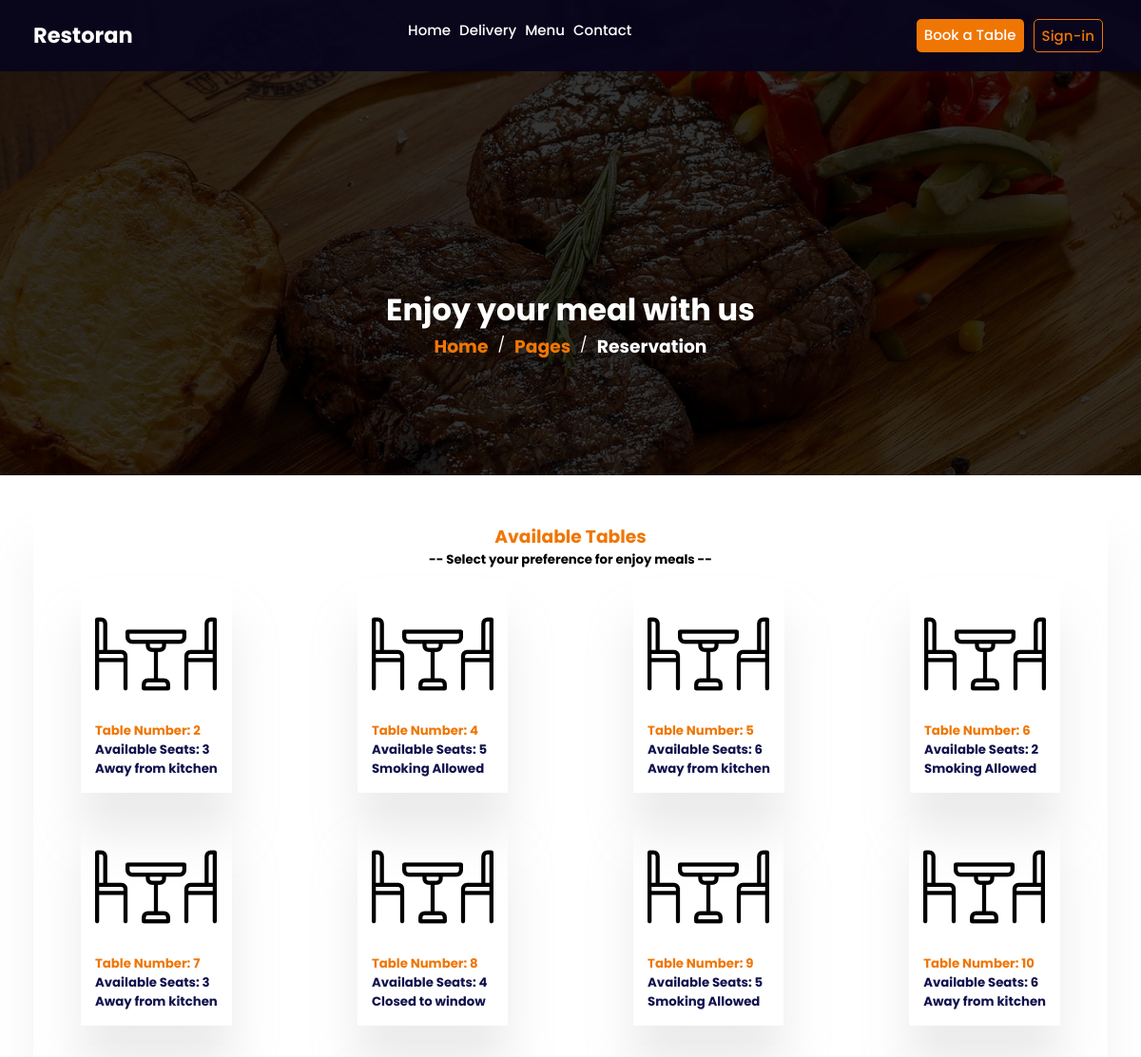
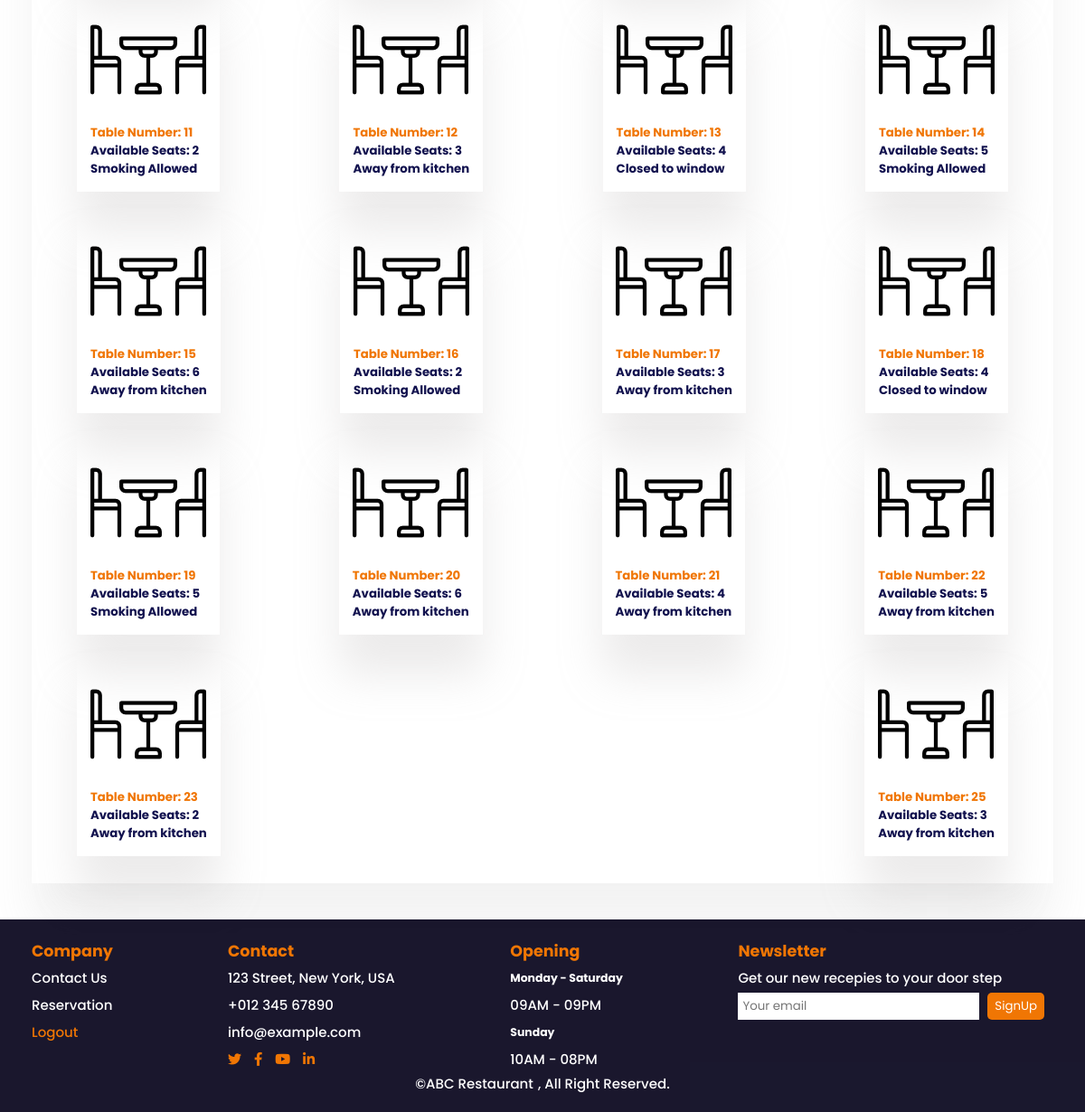
Screenshot of /pages/booking.php with the database file from the repository (2 pictures, top to bottom).
### tables this page shows
CREATE TABLE `tables` (
  `id` int(10) NOT NULL,
  `allow` varchar(255) NOT NULL,
  `seats` int(10) NOT NULL,
  `status` varchar(255) NOT NULL
);

### pages/booking.php (the view, shortened to what this page needs)
<?php
require_once("config.php");
$result = mysqli_query($link, "SELECT * FROM tables WHERE status='notreserved'");
?>
<!DOCTYPE html>
<html lang="en">
<head>
    <link rel="stylesheet" href="../styles/style.css">
    <link rel="stylesheet" href="../styles/booking.css">
    <link href="https://cdnjs.cloudflare.com/ajax/libs/font-awesome/5.10.0/css/all.min.css" rel="stylesheet">
</head>
<body>
    <div class="header">
        <nav class="navbar navbar-layout">
            <a>
                <h1>Restoran</h1>
            </a>
            <div class="nav-link">
                <div>
                    <a href="../index.php" class="nav-item">Home</a>
                    <a href="delivery.php" class="nav-item">Delivery</a>
                    <a href="menu.php" class="nav-item">Menu</a>
                    <a href="contact.php" class="nav-item">Contact</a>
                </div>
            </div>
            <div class="button-box">
                <a href="booking.php" class="btn btn-orange">Book a Table</a>
                <a href="login.php" class="btn btn-transparent">Sign-in</a>
            </div>
        </nav>
    </div>
    <div class="image-container-1" style="background-image: url('../images/bg-hero.jpg');">
        <div class="image-back">
            <div class="image-text-1 center">
                <h1 class="center topic">Enjoy your meal with us</h1>
                <div class="flex">
                    <a href="" class="text-orange mx-2"><h3>Home </h3></a> /
                    <a href="" class="text-orange mx-2"><h3>Pages</h3></a> /
                    <a href="" class="text-white mx-2"><h3> Reservation</h3></a>
                </div>
            </div>
        </div>
    </div>
    <div class="container">
        <div class="border-box">
            <h3 class="text-orange center">Available Tables</h3>
            <h5 class="center">-- Select your preference for enjoy meals --</h5>
            <div class="between wrap">
            <?php
                while ($row = mysqli_fetch_assoc($result)) {
                    $tableId = $row['id'];
                    $seats = $row['seats'];
                    $allow = $row['allow'];
                    echo "<a href='../pages/addbooking.php?id=$tableId' class='seat-details'>
                            <div class='table-box'>
                                <img src='../icons/dinner-table.png' alt=''>
                                <h5 class='text-orange'>Table Number: $tableId</h5>
                                <h5>Available Seats: $seats</h5>
                                <h5>$allow</h5>
                            </div>
                        </a>";
                    }
                ?>
            </div>
        </div>
    </div>
    <div class="navbar footer mt-2">
        <div class="between">
            <div class="flex col line-height-1">
                <h3 class="text-orange">Company</h3>
                <a class="nav-item" href="contact.php">Contact Us</a>
                <a class="nav-item" href="login.php">Reservation</a>
                <a class="nav-item active" href="./logout.php">Logout</a>
            </div>
            <div class="line-height-1">
                <h3 class="text-orange">Contact</h3>
                <p class="nav-item">123 Street, New York, USA</p>
                <p class="nav-item">+012 345 67890</p>
                <p class="nav-item">info@example.com</p>
                <div class="">
                    <a class="social" href=""><i class="fab fa-twitter"></i></a>
                    <a class="social mx-2" href=""><i class="fab fa-facebook-f"></i></a>
                    <a class="social" href=""><i class="fab fa-youtube"></i></a>
                    <a class="social mx-2" href=""><i class="fab fa-linkedin-in"></i></a>
                </div>
            </div>
            <div class="line-height-1">
                <h3 class="text-orange">Opening</h3>
                <h5 class="nav-item">Monday - Saturday</h5>
                <p>09AM - 09PM</p>
                <h5 class="nav-item">Sunday</h5>
                <p>10AM - 08PM</p>
            </div>
            <div class="line-height-1">
                <h3 class="text-orange">Newsletter</h3>
                <p>Get our new recepies to your door step</p>
                <div class="nav-item">
                    <input class="textbox" type="text" placeholder="Your email">
                    <button type="button" class="btn btn-orange">SignUp</button>
                </div>
            </div>
        </div>
        <div class="center">
            &copy; <a class="nav-item" href="#">ABC Restaurant</a>, All Right Reserved.
        </div>
    </div>
</body>
</html>

### styles/style.css (style rules this page uses)
* { margin: 0; padding: 0; box-sizing: border-box; font-family: 'Poppins', sans-serif; }
body { width: 100%; height: 100hv; }
.navbar { position: fixed; padding: 20px 35px 20px 35px; font-size: 15px; width: 100%; color: white; font-weight: 500; outline: none; transition: .5s; background-color: rgba(8, 5, 29, 0.925); }
.navbar-layout { display: flex; justify-content: space-between; flex-wrap: wrap; }
.nav-link { display: flex; }
.nav-item { color: white; text-decoration: none; margin-right: 5px; }
.button-box { display: flex; }
.btn { height: auto; width: auto; padding: 5px 8px 5px 8px; text-decoration: none; margin: 0 5px 0 5px; border: none; border-radius: 5px; }
.btn-orange { color: white; background-color: rgb(240, 118, 4); }
.btn-transparent { background-color: transparent; border: solid 1px rgb(240, 118, 4); color: rgb(240, 118, 4); }
.active { color: rgb(240, 118, 4); }
.flex { display: flex; }
.col { flex-direction: column; }
.wrap { flex-wrap: wrap; }
.between { display: flex; justify-content: space-between; flex-wrap: wrap; }
.center { display: flex; justify-content: center; }
.image-back { background-color: rgba(0, 0, 0, 0.795); height: 100%; width: 100%; display: flex; justify-content: space-between; padding: 20px 35px 20px 35px; }
.footer { position:absolute; }
.text-white { color: white; text-decoration: none; }
.container { padding: 20px 35px 20px 35px; }
.text-orange { color: rgb(240, 118, 4); text-decoration: none; }
.mt-2 { margin-top: 10px; }
.mx-2 { margin-left: 10px; margin-right: 10px; }
.line-height-1 { line-height: 30px; }
.social { color: rgb(240, 118, 4); }
.textbox { height: auto; width: 100%-2px; padding: 5px; border:none; }
.topic { color: white; }

### styles/booking.css (style rules this page uses)
.image-container-1 { height: 500px; width: 100%; background-image: url(/images/bg-hero.jpg); background-repeat: no-repeat; background-size: cover; }
.image-text-1 { width: 100%; height: 80vh; display: flex; flex-direction: column; align-items: center; justify-content: center; color: white; }
.border-box { height: auto; width: 100%; padding: 20px; background-color: white; box-shadow: 0 45px 45px rgba(161, 161, 161, 0.137); margin: 10px 0 10px 0; }
.table-box { margin: 10px 30px 10px 30px; padding: 15px; box-shadow: 0 45px 45px rgba(184, 183, 183, 0.274); }
.seat-details { text-decoration: none; color: rgb(17, 17, 78); text-align: left; }

### rows the page displays
tables: id "2", seats "3", allow "Away from kitchen"
tables: id "4", seats "5", allow "Smoking Allowed"
tables: id "5", seats "6", allow "Away from kitchen"
tables: id "6", seats "2", allow "Smoking Allowed"
tables: id "7", seats "3", allow "Away from kitchen"
tables: id "8", seats "4", allow "Closed to window"
tables: id "9", seats "5", allow "Smoking Allowed"
tables: id "10", seats "6", allow "Away from kitchen"
tables: id "11", seats "2", allow "Smoking Allowed"
tables: id "12", seats "3", allow "Away from kitchen"
tables: id "13", seats "4", allow "Closed to window"
tables: id "14", seats "5", allow "Smoking Allowed"
tables: id "15", seats "6", allow "Away from kitchen"
tables: id "16", seats "2", allow "Smoking Allowed"
tables: id "17", seats "3", allow "Away from kitchen"
tables: id "18", seats "4", allow "Closed to window"
tables: id "19", seats "5", allow "Smoking Allowed"
tables: id "20", seats "6", allow "Away from kitchen"
tables: id "21", seats "4", allow "Away from kitchen"
tables: id "22", seats "5", allow "Away from kitchen"
tables: id "23", seats "2", allow "Away from kitchen"
tables: id "25", seats "3", allow "Away from kitchen"
